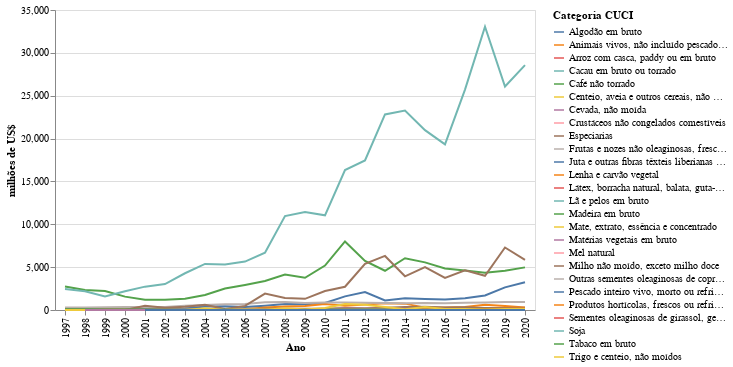

The code cell stored with this chart in its notebook:
### Markdown cell above
### Agro por Categoria CUCI

### Code cell
fig = (
    alt.Chart(
        df_exp[(df_exp['CO_ANO'] != 2021) &
               (df_exp['NO_ISIC_SECAO'] == "Agropecuária")]
        .merge(df_vias, on='CO_VIA')
        .groupby(['CO_ANO', 'NO_CUCI_GRUPO'])['VL_FOB'].sum()
        .reset_index()
    ).mark_line(point=True).encode(
        alt.X('CO_ANO:N', title='Ano'),
        alt.Y('FOB:Q', title='milhões de US$'),
        alt.Color('NO_CUCI_GRUPO', title='Categoria CUCI'),
        alt.Tooltip(['CO_ANO:N', 'FOB:Q', 'NO_CUCI_GRUPO:N'])
    ).transform_calculate(FOB='datum.VL_FOB/1000000')
)
fig

### Figure 1 — Vega-Lite specification as saved in the notebook (floating-point values rounded to 4 significant figures; data arrays with more than 128 entries replaced by an {"elided": "..."} marker saying what was removed)
{"config": {"view": {"continuousWidth": 400, "continuousHeight": 300}}, "data": {"name": "data-aa94a7a0fb8a1e2b81744d8b0719a3f4"}, "mark": "line", "encoding": {"color": {"type": "nominal", "field": "NO_CUCI_GRUPO", "title": "Categoria CUCI"}, "tooltip": [{"type": "nominal", "field": "CO_ANO"}, {"type": "quantitative", "field": "FOB"}, {"type": "nominal", "field": "NO_CUCI_GRUPO"}], "x": {"type": "nominal", "field": "CO_ANO", "title": "Ano"}, "y": {"type": "quantitative", "field": "FOB", "title": "milhões de US$"}}, "transform": [{"calculate": "datum.VL_FOB/1000000", "as": "FOB"}], "$schema": "https://vega.github.io/schema/vega-lite/v4.8.1.json", "datasets": {"data-aa94a7a0fb8a1e2b81744d8b0719a3f4": {"elided": "606 records"}}}
